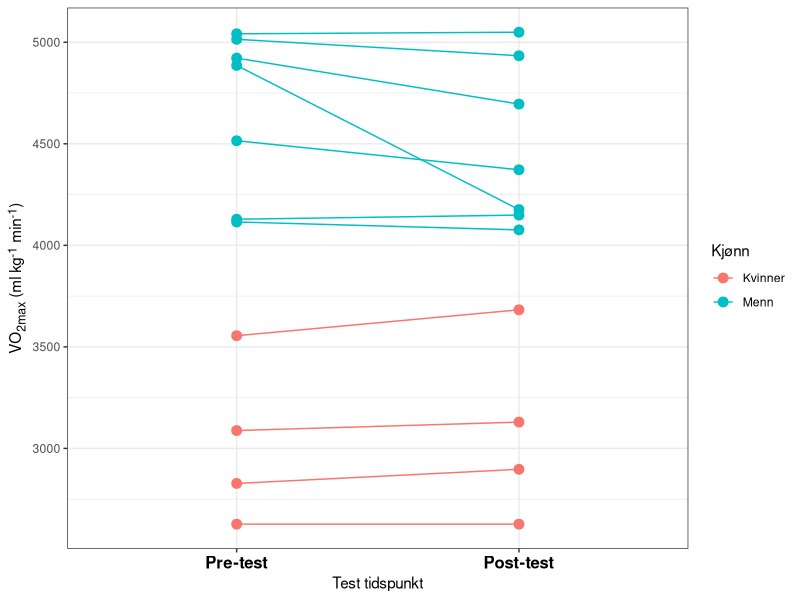

Generate this figure with R:
## ---- chunk 1
library(readxl)
vo2g1 <- read_excel("data/vo2g1.xlsx")

library(tidyverse) # 
library(knitr)
library(kableExtra)
library(flextable)

vo2g1 %>% # heter vo2data
  select(fp, time, sex, age, height, weight) %>% 
  # Velger fp, time, sex, age, height and weight
  
  filter(time == "pre") %>% # filter for å bare ha resulat fra pre
  
  group_by(sex) %>% # lager grupper for kjønn
  mutate(n = n()) %>% # legger til variabel for å få antall deltagere per kjønn
   pivot_longer(names_to = "variable", 
               values_to = "value", 
               cols = age:n) %>% # summerer alle varibler og legger til "varible" og "Value" som kolonne og variablene som rader
   group_by(sex, variable) %>% # definerer gruppene på nytt 
  summarise(m = mean(value), 
            s = sd(value)) %>% # regner ut gjennomnsitt og sdandardavvik og legger til som kolonne
  mutate(ms = if_else(variable == "n", as.character(m), paste0(signif(m, 3),  " (", signif(s, 3), ")"))) %>% # formaterer det på gunstig måte og bruker signif til å runde av desiamler.
   ungroup() %>% # må til for å fjerne kolonner
  select(-m, -s) %>% # Velger de jeg skal fjerne
   pivot_wider(names_from = sex, 
              values_from = ms) %>% # Henter navn fra sex og verdier fra values og danner en bredere tabell
   mutate(variable = factor(variable, levels = c("n", "age", "weight", "height"), labels = c("N", "Alder (år)", "Vekt (kg)", "Høyde (cm)"))) %>% # Endrer navn på variabler 
  arrange(variable) %>% 
   flextable()  %>%
   set_header_labels(variable = "",
                    F = "Kvinner", M = "Menn") %>%
  add_footer_row(values = "Verdier er gitt som gjennomsnitt og (Standardavvik)", colwidths = 3) %>%
   autofit()
## ---- chunk 2
library(tidyverse)
library(readxl)


reliabilitet <- read_excel("data/realabilitet uttrekning.xlsx") %>%
  mutate(diff = `VO2_max_ml/min post` - `VO2_max_ml/min pre`) %>% # Change/difference score
  summarise(s = sd(diff),
            m = mean(c(`VO2_max_ml/min post`, `VO2_max_ml/min pre`)), # mean
            te = s / sqrt(2), # the typical error. 
            cv = 100 * (te / m),
             L = qt(0.975, 4) * s)  # Calculate as a percentage of the mean

## ---- chunk 3


library(readxl)
library(ggtext)

read_excel("data/vo2g1.xlsx") %>%
  select(fp, time, vo2max = `VO2_max_ml/min`, sex)  %>%
  mutate(time = factor(time, levels = c("pre", "post"), 
                           labels = c("Pre-test", "Post-test"))) %>%
  mutate(sex = factor(sex, levels =c("F", "M"),
                      labels = c("Kvinner", "Menn"))) %>%
  ggplot(aes(time, vo2max, color = sex, group = fp)) + 
  geom_line() +
  geom_point(size = 3) +
  labs(x = "Test tidspunkt",
       y = "VO<sub>2max</sub> (ml kg<sup>-1</sup> min<sup>-1</sup>) ", 
       color = "Kjønn") +
  theme_bw() +
  theme(axis.text.x = element_text(color = "black", size = 12, face = "bold"), 
        axis.title.y = element_markdown())
